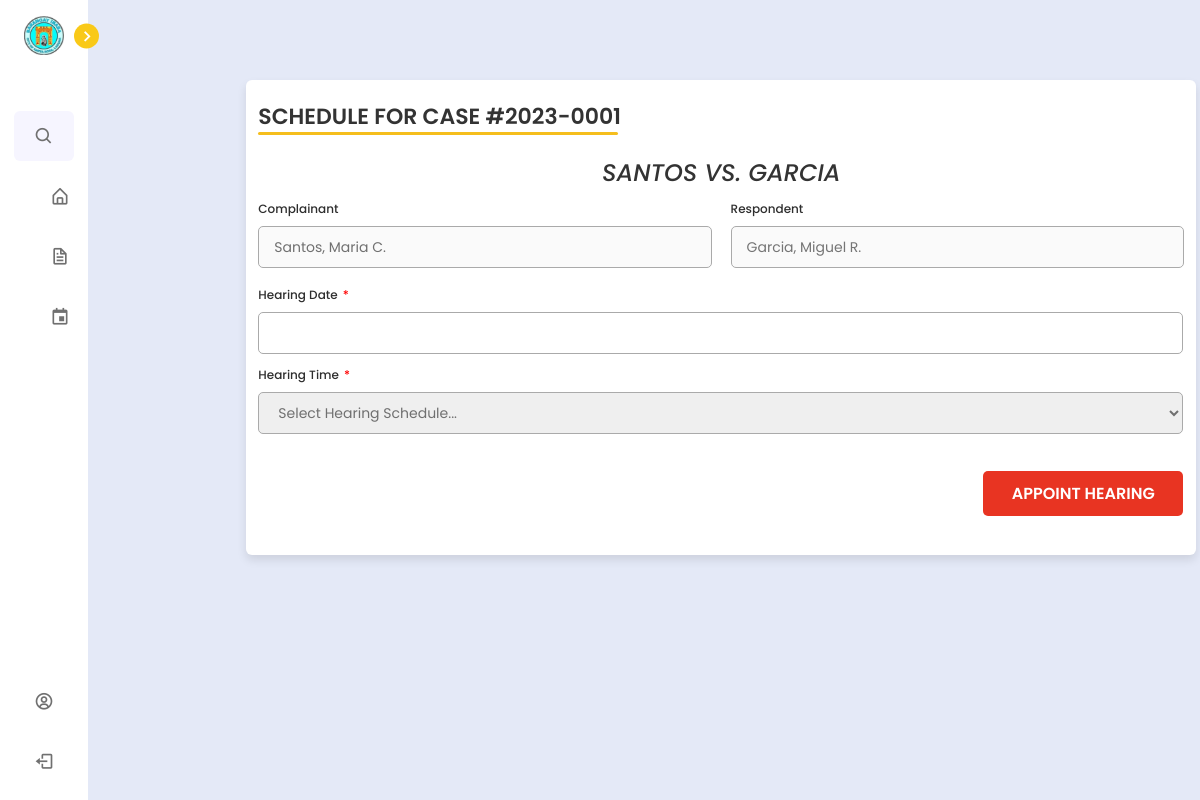
Screenshot of /barangay/lupon/hearing_schedule.php?incident_case_number=2023-0001-17 (signed in) with the database file from the repository.
### tables this page shows
CREATE TABLE `incident_report` (
  `incident_id` int(11) NOT NULL,
  `complainant_last_name` varchar(255) NOT NULL,
  `complainant_first_name` varchar(255) NOT NULL,
  `complainant_middle_name` varchar(255) NOT NULL,
  `complainant_cellphone_number` varchar(20) NOT NULL,
  `complainant_house_address` varchar(255) NOT NULL,
  `respondent_last_name` varchar(255) NOT NULL,
  `respondent_first_name` varchar(255) NOT NULL,
  `respondent_middle_name` varchar(255) NOT NULL,
  `respondent_cellphone_number` varchar(20) NOT NULL,
  `respondent_house_address` varchar(255) NOT NULL,
  `incident_case_number` varchar(50) NOT NULL,
  `incident_case_type` varchar(100) NOT NULL,
  `incident_date` date NOT NULL,
  `description_of_violation` tinytext NOT NULL,
  `created_at` timestamp NOT NULL DEFAULT current_timestamp(),
  `submitter_first_name` varchar(50) DEFAULT NULL,
  `submitter_last_name` varchar(50) DEFAULT NULL,
  `lupon_id` int(11) DEFAULT NULL,
  `pb_id` int(11) NOT NULL,
  `other_incident_case_type` varchar(255) DEFAULT NULL
);

### barangay/lupon/hearing_schedule.php (the view, shortened to what this page needs)
<?php
include '../../config.php';
?>
<!DOCTYPE html>
<html lang="en">
<head>
    <link rel="stylesheet" href="../../css/incidentform.css">
    <link href='https://unpkg.com/boxicons@2.1.1/css/boxicons.min.css' rel='stylesheet'>
    <link rel="stylesheet" href="https://unicons.iconscout.com/release/v4.0.0/css/line.css">
    <link rel="stylesheet" href="https://cdnjs.cloudflare.com/ajax/libs/font-awesome/6.2.0/css/all.min.css"/>
    <link rel="stylesheet" href="https://code.jquery.com/ui/1.12.1/themes/base/jquery-ui.css">
</head>
<body>
<?php include 'nav_bar.php'; ?>
    <section class="home">
        <div class="container">
        <?php
        $incident_case_number = $_GET['incident_case_number'];
        $select = mysqli_query($conn, "SELECT * FROM `incident_report` WHERE incident_case_number = '$incident_case_number'") or die('query failed');
        $fetch_cases = mysqli_fetch_assoc($select);
        ?>
<header style="font-size: 22px;">SCHEDULE FOR CASE #<?php echo htmlspecialchars(substr($fetch_cases['incident_case_number'], 0, 9)); ?></header>
        <form action="" method="post">
            <div class="form first">
                <div class="details personal">
                    <span class="title" style="font-style: italic; font-size: 24px; text-align: center; margin-bottom: 20px;"><?php echo $fetch_cases['complainant_last_name']; ?> vs. <?php echo $fetch_cases['respondent_last_name']; ?></span>
                    <div class="fields">
                        <div class="input-field-1" style="width: 49%;">
                            <label class="">Complainant</label>
                            <input type="text" value="<?php echo ucwords($fetch_cases['complainant_last_name']); ?>, <?php echo ucwords($fetch_cases['complainant_first_name']); ?> <?php echo substr($fetch_cases['complainant_middle_name'], 0, 1); ?>." disabled>
                        </div>
                        <div class="input-field-1" style="width: 49%;">
                            <label class="">Respondent</label>
                            <input type="text" placeholder="<?php echo ucwords($fetch_cases['respondent_last_name']); ?>, <?php echo ucwords($fetch_cases['respondent_first_name']); ?> <?php echo substr($fetch_cases['respondent_middle_name'], 0, 1); ?>." disabled>
                        </div>
                    </div>
                </div>
                <div class="details ID">
                    <div class="fields">
                    <div class="input-field-1" style="width: 57.8rem; margin-top: 15px;">
                    <label class="required-label">Hearing Date</label>
                    <input type="text" name="date_of_hearing" id="datepicker" placeholder="" required readonly>
                    </div>
                    <div class="input-field-1" style="width: 57.8rem; margin-top: 15px;">
                        <label class="required-label">Hearing Time</label>
                        <select name="time_of_hearing" readonly>
                            <option disabled selected>Select Hearing Schedule...</option>
                        </select>
                    </div>
                    </div>
                    <button class="pop-up" style="margin-right: 1px;">
                            <span class="btnText" style="background: transparent; border: none; font-weight: 600; color: #fff; cursor: pointer;">APPOINT HEARING</span>
                    </button>
                </div>
            </div>
        </form>
        </div>
    </section>
</body>
</html>

### css/incidentform.css (style rules this page uses)
* { margin: 0; padding: 0; box-sizing: border-box; font-family: 'Poppins', sans-serif; }
:root { --body-color: #E4E9F7; --sidebar-color: #FFF; --primary-color: #F5BE1D; --primary-color-light: #F6F5FF; --toggle-color: #DDD; --text-color: #707070; --tran-03: all 0.2s ease; --tran-03: all 0.3s ease; --tran-04: all 0.3s ease; --tran-05: all 0.3s ease; }
body { min-height: 100vh; background-color: var(--body-color); transition: var(--tran-05); }
.home { position: absolute; top: 0; top: 0; left: 250px; height: 100vh; width: calc(100% - 250px); background-color: var(--body-color); transition: var(--tran-05); }
.sidebar.close ~ .home { left: 78px; height: 100vh; width: calc(100% - 78px); }
.container { position: relative; max-width: 900px; width: 100%; border-radius: 6px; padding: 20px; margin: 0 15px; background-color: #fff; box-shadow: 0 5px 10px rgba(0,0,0,0.1); }
.container header { position: relative; font-size: 20px; font-weight: 600; color: #333; }
.container header::before { content: ""; position: absolute; left: 0; bottom: -2px; height: 3px; width: 285px; border-radius: 8px; background-color: #F5BE1D; }
.container form { position: relative; margin-top: 16px; min-height: 490px; background-color: #fff; overflow: hidden; }
.container form .form { position: absolute; background-color: #fff; transition: 0.3s ease; }
.container form .title { display: block; margin-bottom: 8px; font-size: 16px; font-weight: 500; margin: 6px 0; color: #333; text-transform: uppercase; }
.container form .fields { display: flex; align-items: center; justify-content: space-between; flex-wrap: wrap; }
form .fields .input-field .required-label::after, form .fields .input-field-1 .required-label::after { content: '*'; color: red; margin-left: 5px; }
form .fields .input-field-1 { display: flex; width: calc(100% / 2 - 15px); flex-direction: column; margin: 4px 0; }
.input-field label, .input-field-1 label { font-size: 13px; font-weight: 500; color: #2e2e2e; }
.input-field input, select, .input-field-1 input { outline: none; font-size: 14px; font-weight: 400; color: #333; border-radius: 5px; border: 1px solid #aaa; padding: 0 15px; height: 42px; margin: 8px 0; }
.container form button, .nextBtn { position: absolute; right: 0; }
.container form button, .backBtn { display: flex; align-items: center; justify-content: center; height: 45px; max-width: 200px; width: 100%; border: none; outline: none; color: #fff; border-radius: 5px; margin: 25px 0; background-color: #E83422; transition: all 0.3s linear; cursor: pointer; }
.container form .btnText { font-size: 16px; font-weight: 600; text-transform: uppercase; text-align: center; }
.title { font-size: 30px; font-weight: 500; position: relative; margin-top: 10px; margin-bottom: 15px; }

### css/lupon_home.css (style rules this page uses)
* { margin: 0; padding: 0; box-sizing: border-box; font-family: 'Poppins', sans-serif; }
:root { --body-color: #E4E9F7; --sidebar-color: #FFF; --primary-color: #F9C918; --primary-color-light: #F6F5FF; --toggle-color: #DDD; --text-color: #707070; --tran-03: all 0.2s ease; --tran-03: all 0.3s ease; --tran-04: all 0.3s ease; --tran-05: all 0.3s ease; }
body { min-height: 100vh; background-color: var(--body-color); transition: var(--tran-05); }
.home { position: absolute; top: 0; top: 0; left: 250px; height: 100vh; width: calc(100% - 250px); background-color: var(--body-color); transition: var(--tran-05); }
.sidebar.close ~ .home { left: 78px; height: 100vh; width: calc(100% - 78px); }
.container form { position: relative; margin-top: 16px; min-height: 600px; background-color: #fff; overflow: hidden; }
form .fields .input-field-1 { display: flex; width: calc(100% / 2 - 15px); flex-direction: column; margin: 4px 0; }
.input-field label, .input-field-1 label { font-size: 12px; font-weight: 500; color: #2e2e2e; text-align: left; }
.input-field input, select, .input-field-1 input, select { outline: none; font-size: 14px; font-weight: 400; color: var(--text-color); border-radius: 5px; border: 1px solid #aaa; padding: 0 15px; height: 42px; margin: 8px 0; }

### barangay/lupon/hearing_schedule.php (style rules this page uses)
.container { margin-left: 15%; margin-top: 80px; width: 950px; height: 475px; }
.container form { position: relative; margin-top: 16px; min-height: 400px; background-color: #fff; overflow: hidden; }
.container header::before { content: ""; position: absolute; left: 0; bottom: -2px; height: 3px; width: 360px; border-radius: 8px; background-color: #F5BE1D; }
label { font-size: 16px; font-weight: 500; color: #2e2e2e; text-align: center; margin-top: -15px; }

### rows the page displays
incident_report: incident_case_number "2023-0001", complainant_last_name "SANTOS", respondent_last_name "GARCIA", complainant_last_name+complainant_first_name+complainant_middle_name "Santos, Maria C.", respondent_last_name+respondent_first_name+respondent_middle_name "Garcia, Miguel R."
